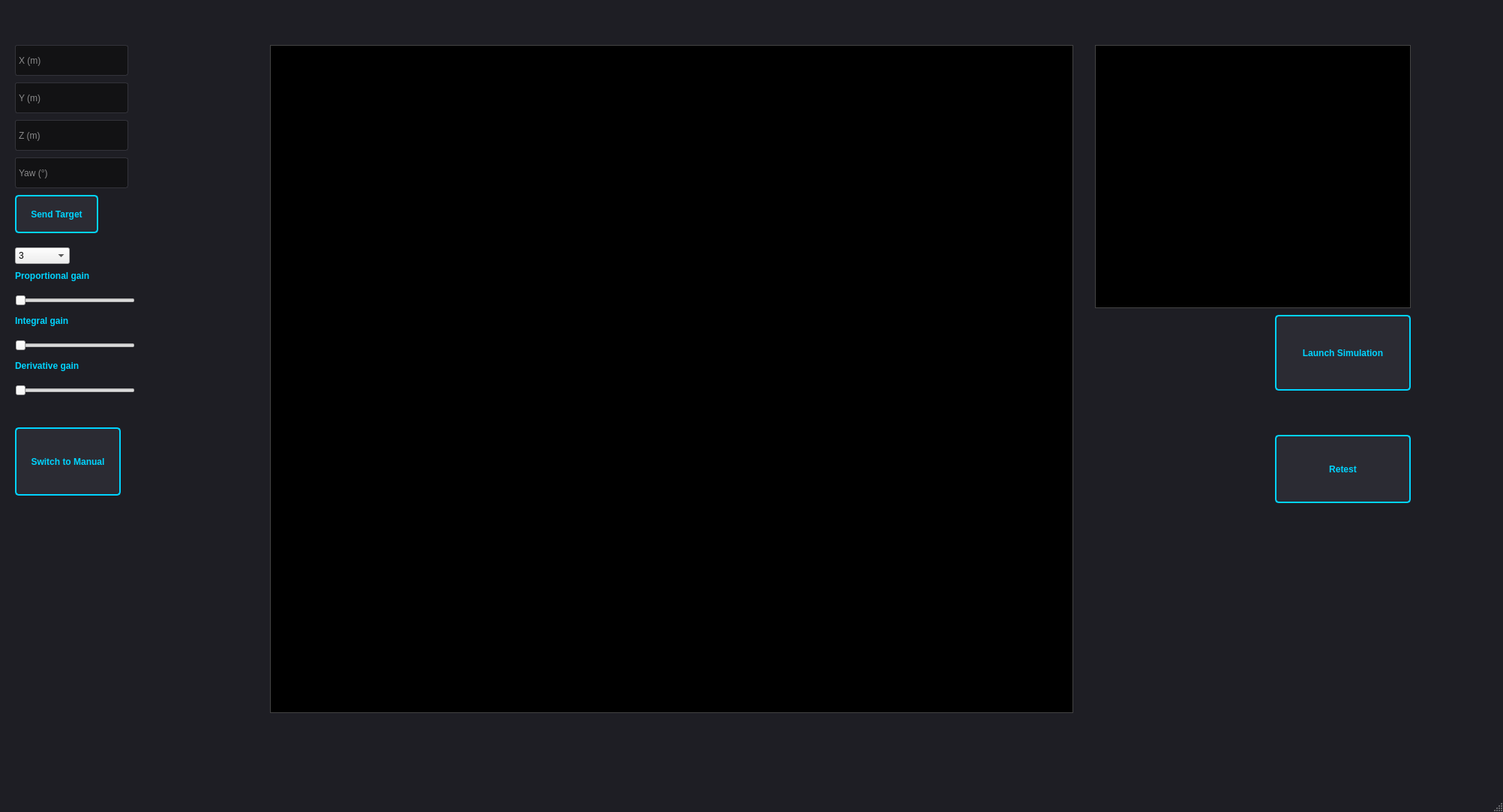
<?xml version="1.0" encoding="UTF-8"?>
<ui version="4.0">
 <class>MainWindow</class>
 <widget class="QMainWindow" name="MainWindow">
  <property name="geometry">
   <rect>
    <x>0</x>
    <y>0</y>
    <width>2004</width>
    <height>1083</height>
   </rect>
  </property>
  <property name="windowTitle">
   <string>MainWindow</string>
  </property>
  <property name="styleSheet">
   <string notr="true">QMainWindow {
    background-color: #1e1e24; /* Deep Charcoal */
}

/* Style the Labels (X, Y, Z, YAW) */
QLabel {
    color: #00d4ff; /* Cyan */
    font-weight: bold;
    font-family: &quot;Consolas&quot;, monospace; /* Makes it look like code/data */
}

/* Style the Input Boxes */
QLineEdit {
    background-color: #121214;
    color: #ffffff;
    border: 1px solid #33333a;
    border-radius: 3px;
    padding: 2px;
}

/* Style the Launch &amp; Send Buttons */
QPushButton {
    background-color: #2b2b33;
    color: #00d4ff;
    border: 2px solid #00d4ff;
    border-radius: 5px;
    font-weight: bold;
    padding: 5px;
}

QPushButton:hover {
    background-color: #00d4ff;
    color: #1e1e24;
}
#graph_3d, #graph_closeup {
    border: 1px solid #444444; /* Use #ffffff for white, or #444444 for a subtle gray */
    background-color: #000000;
}</string>
  </property>
  <widget class="QWidget" name="centralwidget">
   <widget class="QLineEdit" name="input_z">
    <property name="geometry">
     <rect>
      <x>20</x>
      <y>160</y>
      <width>151</width>
      <height>41</height>
     </rect>
    </property>
    <property name="toolTip">
     <string>&lt;html&gt;&lt;head/&gt;&lt;body&gt;&lt;p&gt;&lt;br/&gt;&lt;/p&gt;&lt;/body&gt;&lt;/html&gt;</string>
    </property>
    <property name="text">
     <string/>
    </property>
    <property name="placeholderText">
     <string>Z (m)</string>
    </property>
   </widget>
   <widget class="QPushButton" name="btn_sendtarget">
    <property name="geometry">
     <rect>
      <x>20</x>
      <y>260</y>
      <width>111</width>
      <height>51</height>
     </rect>
    </property>
    <property name="text">
     <string>Send Target</string>
    </property>
   </widget>
   <widget class="QGraphicsView" name="graph_3d">
    <property name="geometry">
     <rect>
      <x>360</x>
      <y>60</y>
      <width>1071</width>
      <height>891</height>
     </rect>
    </property>
   </widget>
   <widget class="QGraphicsView" name="graph_closeup">
    <property name="geometry">
     <rect>
      <x>1460</x>
      <y>60</y>
      <width>421</width>
      <height>351</height>
     </rect>
    </property>
   </widget>
   <widget class="QLineEdit" name="input_y">
    <property name="geometry">
     <rect>
      <x>20</x>
      <y>110</y>
      <width>151</width>
      <height>41</height>
     </rect>
    </property>
    <property name="toolTip">
     <string>&lt;html&gt;&lt;head/&gt;&lt;body&gt;&lt;p&gt;&lt;br/&gt;&lt;/p&gt;&lt;/body&gt;&lt;/html&gt;</string>
    </property>
    <property name="text">
     <string/>
    </property>
    <property name="placeholderText">
     <string>Y (m)</string>
    </property>
   </widget>
   <widget class="QLineEdit" name="input_x">
    <property name="geometry">
     <rect>
      <x>20</x>
      <y>60</y>
      <width>151</width>
      <height>41</height>
     </rect>
    </property>
    <property name="toolTip">
     <string>&lt;html&gt;&lt;head/&gt;&lt;body&gt;&lt;p&gt;&lt;br/&gt;&lt;/p&gt;&lt;/body&gt;&lt;/html&gt;</string>
    </property>
    <property name="text">
     <string/>
    </property>
    <property name="placeholderText">
     <string>X (m)</string>
    </property>
   </widget>
   <widget class="QLineEdit" name="input_psi">
    <property name="geometry">
     <rect>
      <x>20</x>
      <y>210</y>
      <width>151</width>
      <height>41</height>
     </rect>
    </property>
    <property name="text">
     <string/>
    </property>
    <property name="placeholderText">
     <string>Yaw (°)</string>
    </property>
   </widget>
   <widget class="QPushButton" name="btn_launchsimulation">
    <property name="geometry">
     <rect>
      <x>1700</x>
      <y>420</y>
      <width>181</width>
      <height>101</height>
     </rect>
    </property>
    <property name="text">
     <string>Launch Simulation</string>
    </property>
   </widget>
   <widget class="QLabel" name="status_label">
    <property name="geometry">
     <rect>
      <x>1560</x>
      <y>540</y>
      <width>321</width>
      <height>31</height>
     </rect>
    </property>
    <property name="text">
     <string/>
    </property>
   </widget>
   <widget class="QSlider" name="slider_kp">
    <property name="geometry">
     <rect>
      <x>20</x>
      <y>390</y>
      <width>160</width>
      <height>22</height>
     </rect>
    </property>
    <property name="maximum">
     <number>1000</number>
    </property>
    <property name="orientation">
     <enum>Qt::Horizontal</enum>
    </property>
   </widget>
   <widget class="QSlider" name="slider_ki">
    <property name="geometry">
     <rect>
      <x>20</x>
      <y>450</y>
      <width>160</width>
      <height>22</height>
     </rect>
    </property>
    <property name="maximum">
     <number>1000</number>
    </property>
    <property name="orientation">
     <enum>Qt::Horizontal</enum>
    </property>
   </widget>
   <widget class="QSlider" name="slider_kd">
    <property name="geometry">
     <rect>
      <x>20</x>
      <y>510</y>
      <width>160</width>
      <height>22</height>
     </rect>
    </property>
    <property name="maximum">
     <number>1000</number>
    </property>
    <property name="orientation">
     <enum>Qt::Horizontal</enum>
    </property>
   </widget>
   <widget class="QLabel" name="label">
    <property name="geometry">
     <rect>
      <x>20</x>
      <y>360</y>
      <width>161</width>
      <height>16</height>
     </rect>
    </property>
    <property name="text">
     <string>Proportional gain</string>
    </property>
   </widget>
   <widget class="QLabel" name="label_2">
    <property name="geometry">
     <rect>
      <x>20</x>
      <y>420</y>
      <width>161</width>
      <height>16</height>
     </rect>
    </property>
    <property name="text">
     <string>Integral gain</string>
    </property>
   </widget>
   <widget class="QLabel" name="label_3">
    <property name="geometry">
     <rect>
      <x>20</x>
      <y>480</y>
      <width>161</width>
      <height>16</height>
     </rect>
    </property>
    <property name="text">
     <string>Derivative gain</string>
    </property>
   </widget>
   <widget class="QLabel" name="label_kp_val">
    <property name="geometry">
     <rect>
      <x>190</x>
      <y>390</y>
      <width>55</width>
      <height>16</height>
     </rect>
    </property>
    <property name="text">
     <string/>
    </property>
   </widget>
   <widget class="QLabel" name="label_ki_val">
    <property name="geometry">
     <rect>
      <x>190</x>
      <y>450</y>
      <width>55</width>
      <height>16</height>
     </rect>
    </property>
    <property name="text">
     <string/>
    </property>
   </widget>
   <widget class="QLabel" name="label_kd_val">
    <property name="geometry">
     <rect>
      <x>190</x>
      <y>510</y>
      <width>55</width>
      <height>16</height>
     </rect>
    </property>
    <property name="text">
     <string/>
    </property>
   </widget>
   <widget class="QComboBox" name="combo_axis">
    <property name="geometry">
     <rect>
      <x>20</x>
      <y>330</y>
      <width>73</width>
      <height>22</height>
     </rect>
    </property>
    <item>
     <property name="text">
      <string>3</string>
     </property>
    </item>
    <item>
     <property name="text">
      <string>4</string>
     </property>
    </item>
    <item>
     <property name="text">
      <string>5</string>
     </property>
    </item>
    <item>
     <property name="text">
      <string>6</string>
     </property>
    </item>
   </widget>
   <widget class="QPushButton" name="btn_retest">
    <property name="geometry">
     <rect>
      <x>1700</x>
      <y>580</y>
      <width>181</width>
      <height>91</height>
     </rect>
    </property>
    <property name="text">
     <string>Retest</string>
    </property>
   </widget>
   <widget class="QPushButton" name="btn_switch_manual">
    <property name="geometry">
     <rect>
      <x>20</x>
      <y>570</y>
      <width>141</width>
      <height>91</height>
     </rect>
    </property>
    <property name="text">
     <string>Switch to Manual</string>
    </property>
   </widget>
  </widget>
  <widget class="QStatusBar" name="statusbar"/>
  <widget class="QMenuBar" name="menuBar">
   <property name="geometry">
    <rect>
     <x>0</x>
     <y>0</y>
     <width>2004</width>
     <height>26</height>
    </rect>
   </property>
  </widget>
 </widget>
 <resources/>
 <connections/>
</ui>
